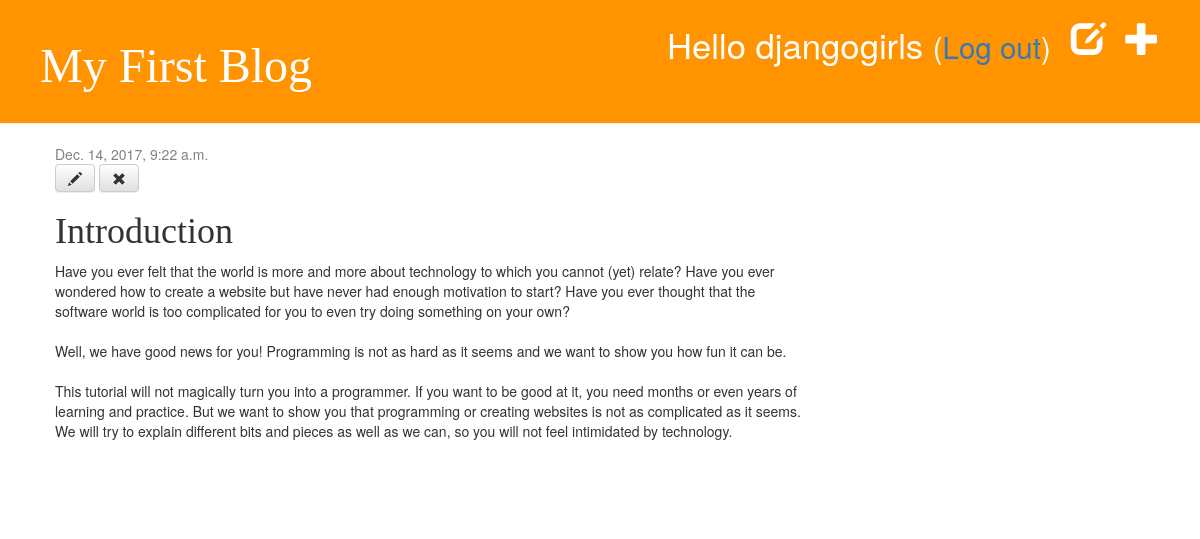
/post/2 (signed in), run on the app's committed database.
### blog/models.py (models this page shows, shortened)
class Post(models.Model):
    author = models.ForeignKey('auth.User')
    title = models.CharField(max_length=200)
    text = models.TextField()
    created_date = models.DateTimeField(
        default=timezone.now)
    published_date = models.DateTimeField(
        blank=True, null=True)

### blog/views.py (the view)
# urls.py: url(r'^post/(?P<pk>\d+)$', views.post_detail, name='post_detail'),
@login_required
def post_detail(request, pk):
    context = {}
    post = get_object_or_404(Post, pk=pk)
    context['post'] = post
    return render(request, 'blog/post_detail.html', context)

### blog/templates/blog/post_detail.html
{% extends 'blog/base.html' %}
{% block content %}
<div class="post">
    {% if post.published_date %}
    <div class="date">
        {{ post.published_date }}
    </div>
    {% else %}
    <a class="btn btn-default" href="{% url 'post_publish' pk=post.pk %}">Publish</a>
    {% endif %}
    {% if user.is_authenticated %}
    <a class="btn btn-default" href="{% url 'post_edit' pk=post.pk %}"><span class="glyphicon glyphicon-pencil"></span></a>
    <a class="btn btn-default" href="{% url 'post_remove' pk=post.pk %}"><span class="glyphicon glyphicon-remove"></span></a>
    {% endif %}
    <h1>{{ post.title }}</h1>
    <p>{{ post.text|linebreaksbr }}</p>
</div>
{% endblock %}

### blog/templates/blog/base.html (shortened to what this page needs)
{% load staticfiles %}
<html>
<head>
    <link rel="stylesheet" href="//maxcdn.bootstrapcdn.com/bootstrap/3.2.0/css/bootstrap.min.css">
    <link rel="stylesheet" href="//maxcdn.bootstrapcdn.com/bootstrap/3.2.0/css/bootstrap-theme.min.css">
    <link rel="stylesheet" href="{% static 'css/blog.css' %}">
</head>
<body>
<div class="page-header">
    {% if user.is_authenticated %}
    <a href="{% url 'post_new' %}" class="top-menu"><span class="glyphicon glyphicon-plus"></span></a>
    <a href="{% url 'post_draft_list' %}" class="top-menu"><span class="glyphicon glyphicon-edit"></span></a>
    <p class="top-menu">Hello {{ user.username }} <small>(<a href="{% url 'logout' %}">Log out</a>)</small></p>
    {% else %}
    <a href="{% url 'login' %}" class="top-menu"><span class="glyphicon glyphicon-lock"></span></a>
    {% endif %}
    <h1><a href="/">My First Blog</a></h1>
</div>
<div class="content container">
    <div class="row">
        <div class="col-md-8">
            {% block content %}
            {% endblock %}
        </div>
    </div>
</div>
</body>
</html>

### blog/static/css/blog.css (style rules this page uses)
.page-header { background-color: #ff9400; margin-top: 0; padding: 20px 20px 20px 40px; }
.page-header h1, .page-header h1 a, .page-header h1 a:visited, .page-header h1 a:active { color: #ffffff; font-size: 36pt; text-decoration: none; }
.content { margin-left: 40px; }
h1, h2, h3, h4 { font-family: 'Lobster', cursive; }
.date { color: #828282; }
.top-menu, .top-menu:hover, .top-menu:visited { color: #ffffff; float: right; font-size: 26pt; margin-right: 20px; }
.post { margin-bottom: 70px; }

### data on the page
Post: published_date "Dec. 14, 2017, 9:22 a.m.", title "Introduction", text "Have you ever felt that the world is more and more about technology to which you cannot (yet) relate? Have you ever wondered how to create a website but have never had enough motivation to start? Have you ever thought that the software world is too complicated for you to even try doing something on your own? Well, we have good news for you! Programming is not as hard as it seems and we want to show you how fun it can be. This tutorial will not magically turn you into a programmer. If you want to be good at it, you need months or even years of learning and practice. But we want to show you that programming or creating websites is not as complicated as it seems. We will try to explain…"

### other printed values
{{ user.username }} "djangogirls"
